Frame 1 (no input): blank canvas, image omitted
Frame 60 (no input): blank canvas, image omitted
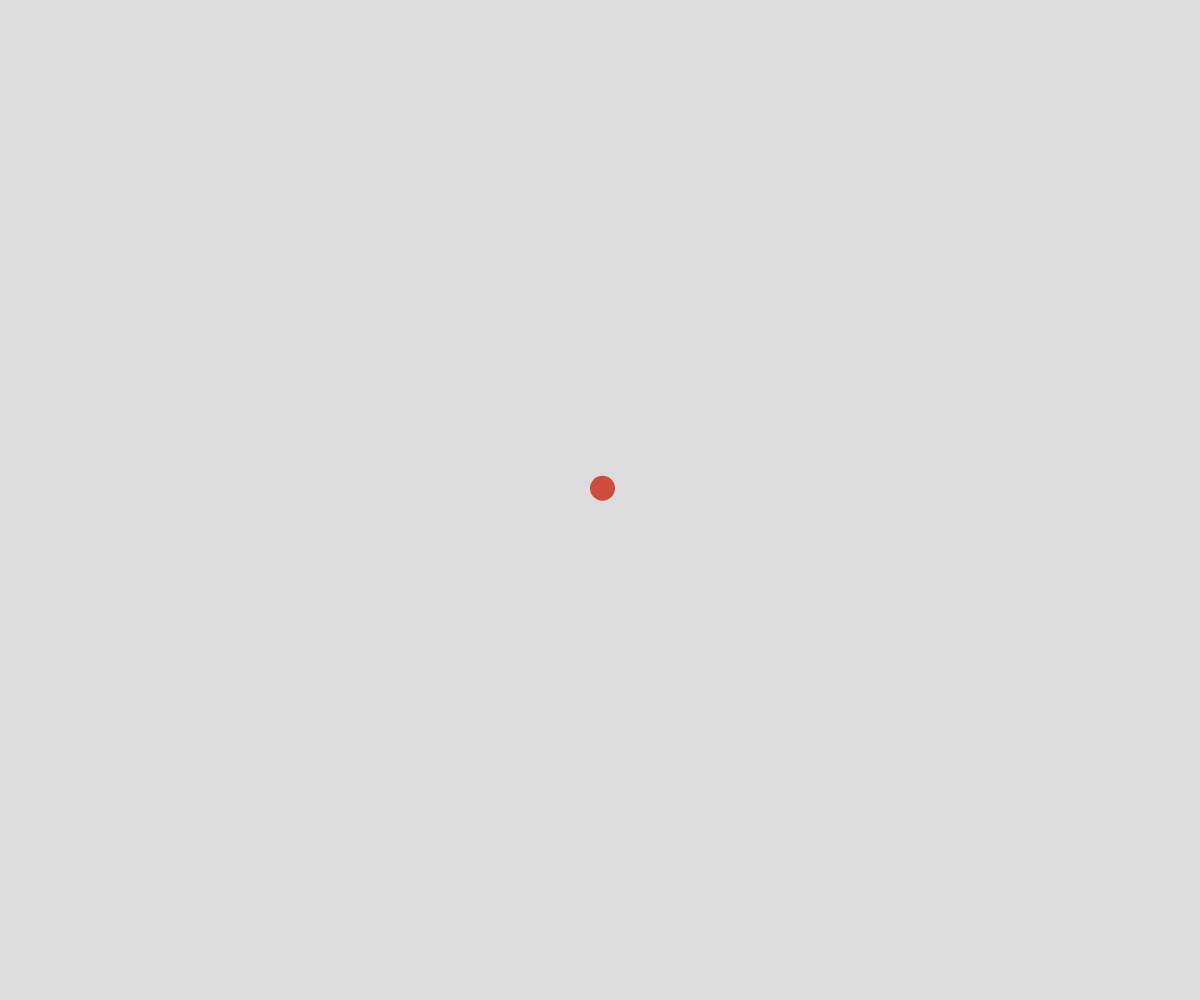
Frame 120 (the mouse pressed at the canvas centre since frame 60)

The p5.js sketch whose frames 1 and 60 were blank and that drew this single picture after the mouse press (run headless with seeded random() and noise() and a simulated clock; from frame 60 on, the mouse is pressed at the canvas centre):

// p5.js sketch
// ── sketch.js
// Project Title
// Your Name
// Date
//
// Extra for Experts:
// - describe what you did to take this project "above and beyond"

let nodes = [];

function setup() {
  createCanvas(windowWidth, windowHeight);
}

function draw() {
  background(220);
  connectCloseNodes();
  nodesLoop();
}

function mousePressed() {
  nodes.push(new MovingPoint(mouseX, mouseY));
}

class MovingPoint {
  constructor(x, y) {
    this.x = x;
    this.y = y;
    this.xTime = random(10000);
    this.yTime = random(10000);
    this.deltaTime = 0.05;
    this.radius = random(5, 15);
    this.speed = random(1,5);
    this.color = color(random(255), random(255), random(255));
  }

  display() {
    noStroke();
    fill(this.color);
    circle(this.x, this.y, this.radius*2);
  }

  move() {
    let dx = noise(this.xTime);
    let dy = noise(this.yTime);
    
    // move point
    this.x += map(dx, 0, 1, -this.speed, this.speed);
    this.y += map(dy, 0, 1, -this.speed, this.speed);

    //increment time
    this.xTime += this.deltaTime;
    this.yTime += this.deltaTime;     
  }

  edgeWrap() {
    if (this.x-this.radius > width) {
      this.x = 0;
    }
    else if (this.x+this.radius < 0) {
      this.x = width;
    }
    if (this.y-this.radius > height) {
      this.y = 0;
    }
    else if (this.y+this.radius < 0) {
      this.y = height;
    }
  }
}

function nodesLoop() {
  for (let n of nodes) {
    n.display();
    n.move();
    n.edgeWrap();
  }
}


function connectCloseNodes() {
  stroke(0);
  for (let i=0; i<nodes.length; i++) {
    for (let j=i+1; j<nodes.length; j++) {
      let d = dist(nodes[i].x, nodes[i].y, nodes[j].x, nodes[j].y);
      if (d < nodes[i].radius + nodes[j].radius + 100) {
        line(nodes[i].x, nodes[i].y, nodes[j].x, nodes[j].y);
      }
    }
  }
}
